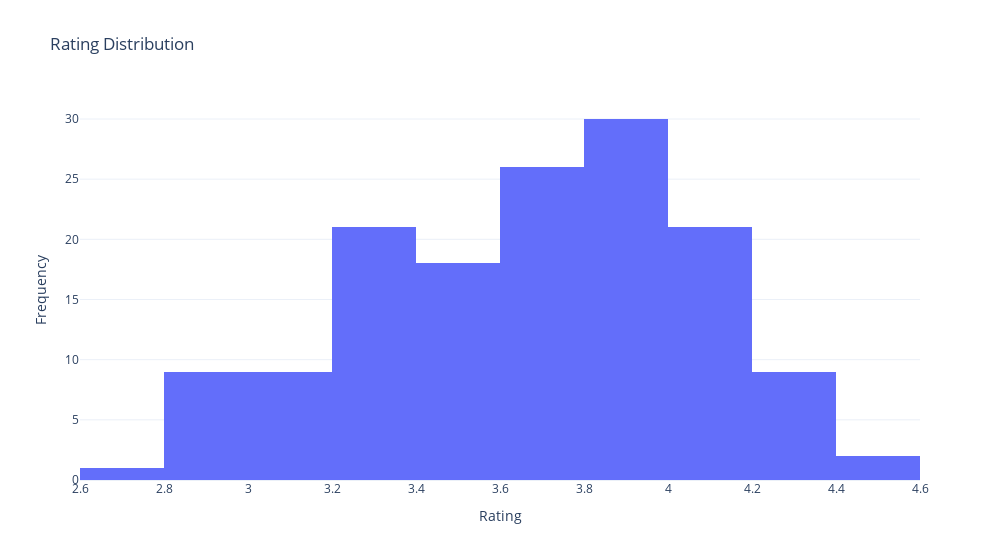

The notebook cell this image was saved under:
### Markdown cell above
### Analyised Rating

### Code cell
fig = px.histogram(
    df,
    x='rate',
    title='Rating Distribution'
)
fig.update_layout(
    template='plotly_white',
    width=1000,
    xaxis_title='Rating',
    yaxis_title='Frequency',
)
fig.show()

### Figure 1 — Plotly figure (JSON) as saved in the notebook; plotly's stock layout.template omitted (floating-point values rounded to 4 significant figures; data arrays with more than 128 entries replaced by an {"elided": "..."} marker saying what was removed)
{"data": [{"bingroup": "x", "hovertemplate": "rate=%{x}<br>count=%{y}<extra></extra>", "legendgroup": "", "marker": {"color": "#636efa", "pattern": {"shape": ""}}, "name": "", "orientation": "v", "showlegend": false, "type": "histogram", "x": {"elided": "148 float values"}, "xaxis": "x", "yaxis": "y"}], "layout": {"barmode": "relative", "legend": {"tracegroupgap": 0}, "title": {"text": "Rating Distribution"}, "width": 1000, "xaxis": {"anchor": "y", "domain": [0, 1], "title": {"text": "Rating"}}, "yaxis": {"anchor": "x", "domain": [0, 1], "title": {"text": "Frequency"}}}}
